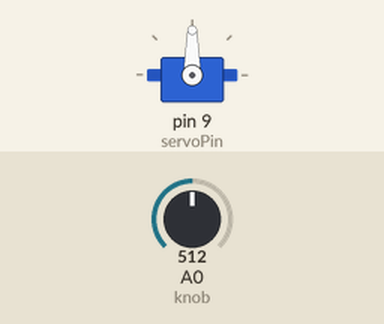
A sketch run on a simulated Arduino Uno, built with avr-gcc and run on an emulated ATmega328P. Parts: servo. Inputs (shaded band) come from the test bench; at power-on: A0 (knob) = 512.

Above: at 1.2 s.
1.3 s: A0 (knob) set to 716
At 2.1 s:
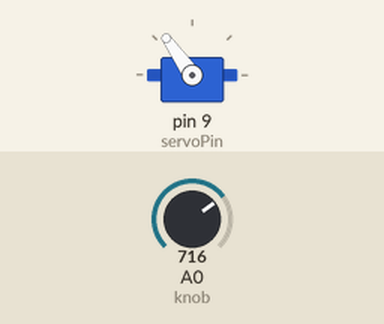
2.8 s: A0 (knob) set to 900
At 4.0 s:
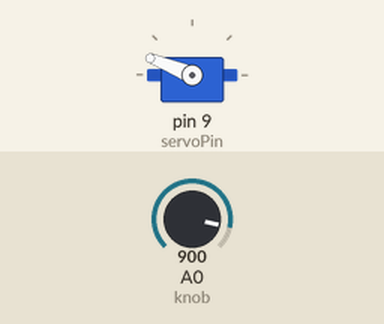
4.3 s: A0 (knob) set to 1023
At 5.5 s:
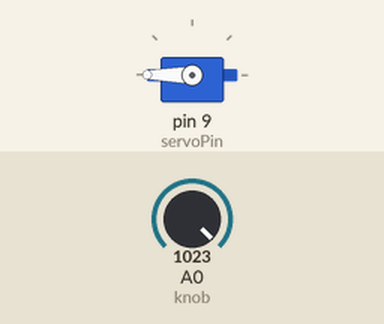
5.8 s: A0 (knob) set to 306
At 6.4 s:
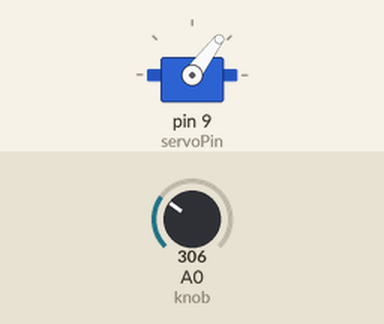
7.3 s: A0 (knob) set to 122
At 7.8 s:
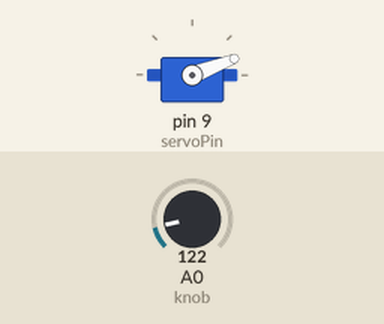
Timing chart, 0 to 9.8 s (numbered marks = the images above; inputs shaded):
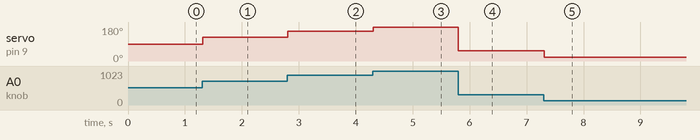

The sketch:

5.6.map.ino
```cpp
#include <Servo.h>

Servo myservo;  // create servo object to control a servo

const int servoPin = 9;
const int knob = A0;  // analog pin used to connect the potentiometer

void setup() {
  myservo.attach(servoPin);  // attaches the servo on pin 9 to the servo object
}

void loop() {
  int value = analogRead(knob);            // reads the value of the potentiometer (value between 0 and 1023)
  int angle = map(value, 0, 1023, 0, 180);     // scale it for use with the servo (value between 0 and 180)
  myservo.write(angle);                  // sets the servo position according to the scaled value
  delay(15);                           // waits for the servo to get there
}
```

Measured:
- after the input at 1.3 s, servo on pin 9 (servoPin): 90° → 125° at once
- after the input at 2.8 s, servo on pin 9 (servoPin): 125° → 158° at once
- after the input at 4.3 s, servo on pin 9 (servoPin): 158° → 180° at once
- after the input at 5.8 s, servo on pin 9 (servoPin): 180° → 53° at once
- after the input at 7.3 s, servo on pin 9 (servoPin): 53° → 21° at once
